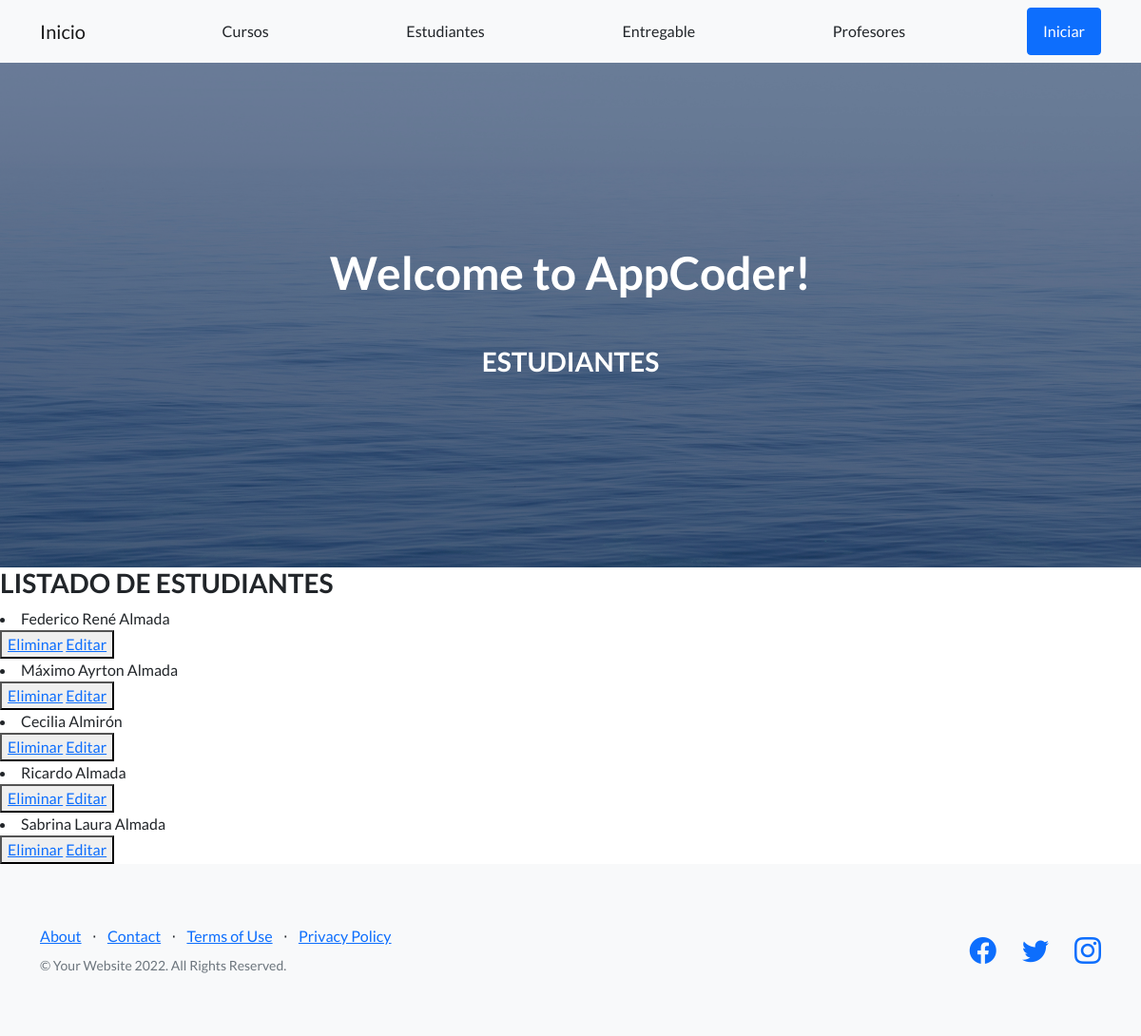
/appCoder/estudiante/, run on the app's committed database.
### AppCoder/models.py (models this page shows)
class Estudiante(models.Model):
    nombre = models.CharField(max_length=40)
    apellido = models.CharField(max_length=40)
    email = models.EmailField()
    def __str__(self) -> str:
        return self.nombre+" "+str(self.apellido)

### AppCoder/views.py (the view)
# urls.py: path('estudiante/', leerEstudiantes, name='Estudiante'),
def leerEstudiantes (request):
    estudiante = Estudiante.objects.all()
    contexto = {'estudiante': estudiante}
    return render(request, 'AppCoder/estudiante.html', contexto)

### AppCoder/template/AppCoder/estudiante.html
{% extends "appCoder/padre.html" %}
{% load static %}
{% block contenidoQueCambia %}
<h3>LISTADO DE ESTUDIANTES</h3>
{% for estudiante in estudiante %}
  <li>{{estudiante}}</li>
  <button>
    <a href="{% url 'eliminarEstudiante' estudiante.nombre %}">Eliminar</a>
    <a href="{% url 'editarEstudiante' estudiante.nombre %}">Editar</a>
  </button>
{% endfor %}
{% endblock %}
{% block section_name %}
<h3>ESTUDIANTES</h3>
{% endblock %}

### AppCoder/template/AppCoder/padre.html (shortened to what this page needs)
<!DOCTYPE html>
<html lang="en">
    <head>
        {% load static %}
        <link href="https://cdn.jsdelivr.net/npm/bootstrap-icons@1.5.0/font/bootstrap-icons.css" rel="stylesheet" type="text/css" />
        <link href="{% static 'AppCoder/css/styles.css'%}" rel="stylesheet" />
    </head>
    <body>
        <nav class="navbar navbar-light bg-light static-top">
            <div class="container">
                <a class="navbar-brand" href="{% url 'Inicio' %}">Inicio</a>
                <a class="btn" href="{% url 'Cursos' %}">Cursos</a>
                <a class="btn" href="{% url 'Estudiante' %}">Estudiantes</a>
                <a class="btn" href="{% url 'Entregable' %}">Entregable</a>
                <a class="btn" href="{% url 'profesor_listar' %}">Profesores</a>
                <a class="btn btn-primary" href="/">Iniciar</a>
            </div>
        </nav>
        <header class="masthead">
            <div class="container position-relative">
                <div class="row justify-content-center">
                    <div class="col-xl-6">
                        <div class="text-center text-white">
                            <h1 class="mb-5">Welcome to AppCoder!</h1>
                            {% block section_name %}
                            {% endblock %}
                        </div>
                    </div>
                </div>
            </div>
        </header>
        {% block contenidoQueCambia %}
        {% endblock %}
        <footer class="footer bg-light">
            <div class="container">
                <div class="row">
                    <div class="col-lg-6 h-100 text-center text-lg-start my-auto">
                        <ul class="list-inline mb-2">
                            <li class="list-inline-item"><a href="#!">About</a></li>
                            <li class="list-inline-item">⋅</li>
                            <li class="list-inline-item"><a href="#!">Contact</a></li>
                            <li class="list-inline-item">⋅</li>
                            <li class="list-inline-item"><a href="#!">Terms of Use</a></li>
                            <li class="list-inline-item">⋅</li>
                            <li class="list-inline-item"><a href="#!">Privacy Policy</a></li>
                        </ul>
                        <p class="text-muted small mb-4 mb-lg-0">&copy; Your Website 2022. All Rights Reserved.</p>
                    </div>
                    <div class="col-lg-6 h-100 text-center text-lg-end my-auto">
                        <ul class="list-inline mb-0">
                            <li class="list-inline-item me-4">
                                <a href="#!"><i class="bi-facebook fs-3"></i></a>
                            </li>
                            <li class="list-inline-item me-4">
                                <a href="#!"><i class="bi-twitter fs-3"></i></a>
                            </li>
                            <li class="list-inline-item">
                                <a href="#!"><i class="bi-instagram fs-3"></i></a>
                            </li>
                        </ul>
                    </div>
                </div>
            </div>
        </footer>
    </body>
</html>

### data on the page
Estudiante: nombre+apellido "Federico René Almada"
Estudiante: nombre+apellido "Máximo Ayrton Almada"
Estudiante: nombre+apellido "Cecilia Almirón"
Estudiante: nombre+apellido "Ricardo Almada"
Estudiante: nombre+apellido "Sabrina Laura Almada"
